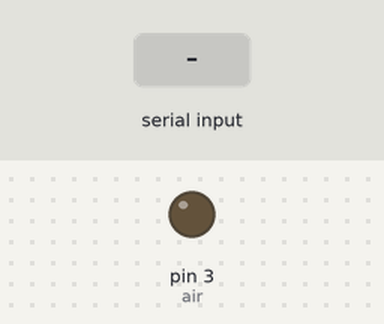
A sketch run on a simulated Arduino Uno, built with avr-gcc and run on an emulated ATmega328P. Parts: output pins drawn as LEDs (lit = HIGH). The test bench sets the inputs (shaded band).

Above: at 1.2 s.
1.3 s: "90,45\n" received over Serial
At 2.5 s:
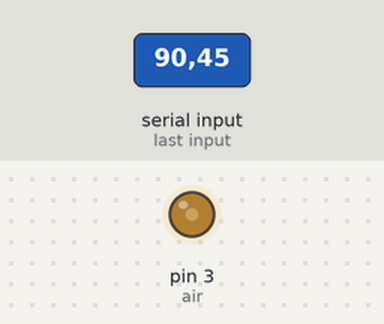
2.8 s: "30,150\n" received over Serial
At 3.8 s:
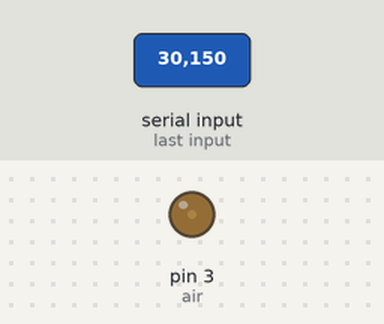
4.3 s: "200\n" received over Serial
At 4.8 s:
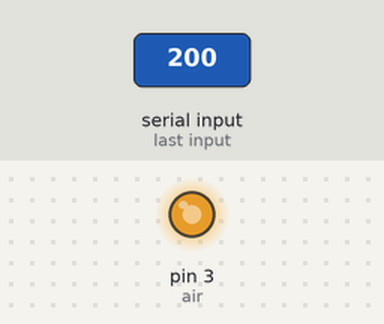
5.8 s: "90\n" received over Serial
At 7.1 s:
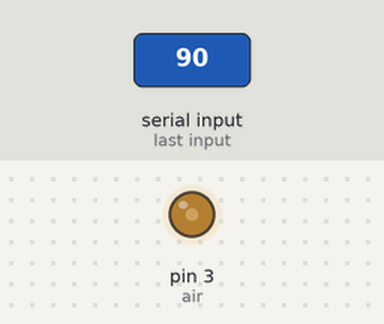
Timing chart, 0 to 8.3 s (numbered marks = the images above; inputs shaded):
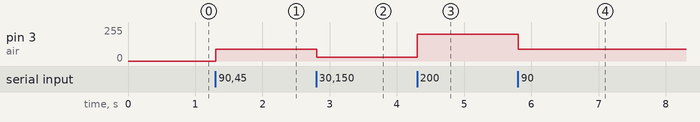

The sketch:

teve-uci.ino
```cpp
int air = 3;
int open = 0;

void setup() {
  pinMode(air, OUTPUT);
  Serial.begin(9600); // Start serial at 9600 baud
  analogWrite(air, open);
}

void loop() {
  if (Serial.available()) {
    String input = Serial.readStringUntil('\n');
    input.trim();  // remove whitespace

    int val = input.toInt();  // convert to int
    if (val >= 0 && val <= 255) {
      open = val;
    }
  }
  analogWrite(air, open);
}
```

Measured:
- after the input at 1.3 s, pin 3 (air): 0/255 → 90/255 at once
- after the input at 2.8 s, pin 3 (air): 90/255 → 30/255 at once
- after the input at 4.3 s, pin 3 (air): 30/255 → 200/255 at once
- after the input at 5.8 s, pin 3 (air): 200/255 → 90/255 at once
